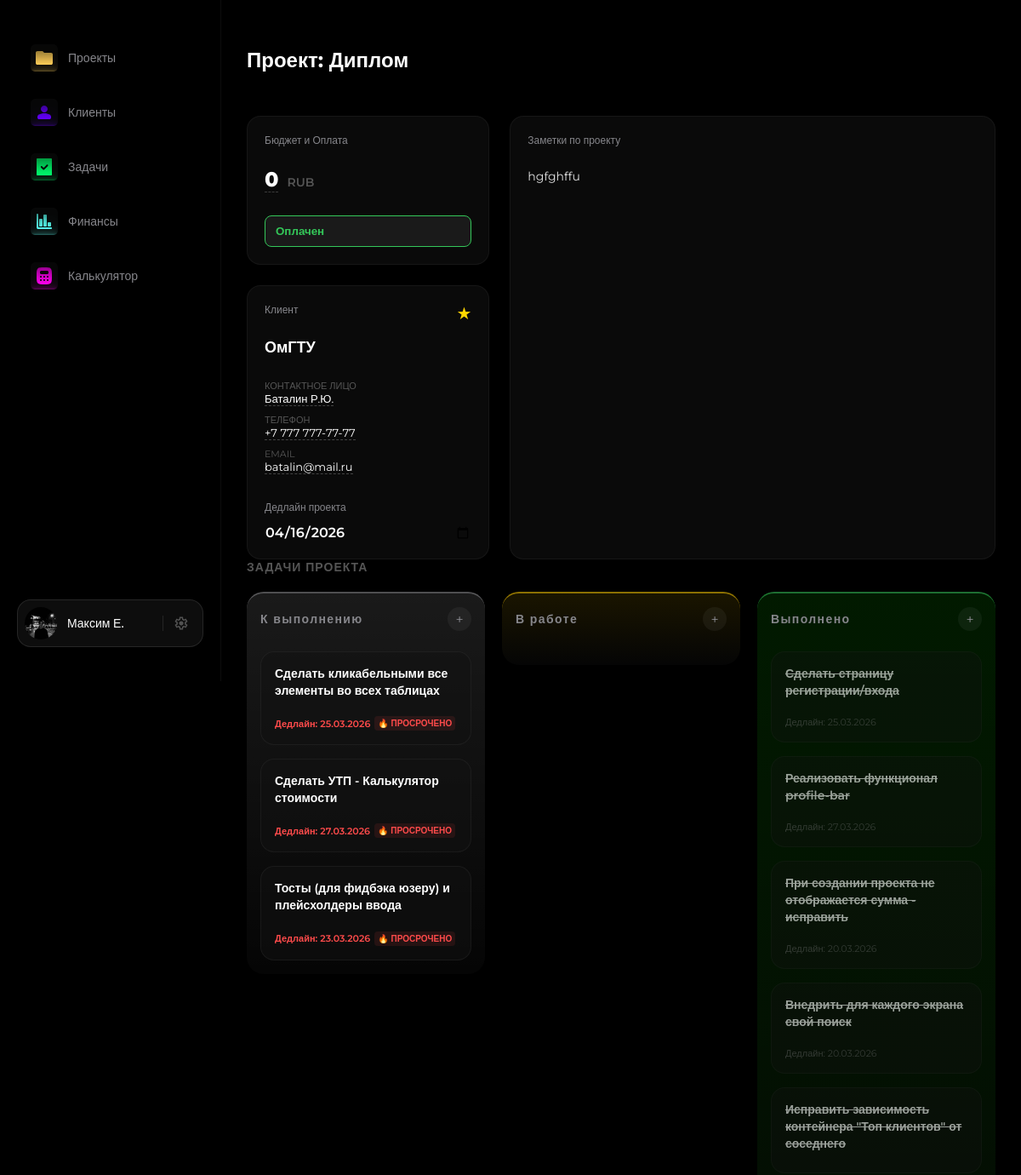
The app's page /projects/44/ (upper part), older data.
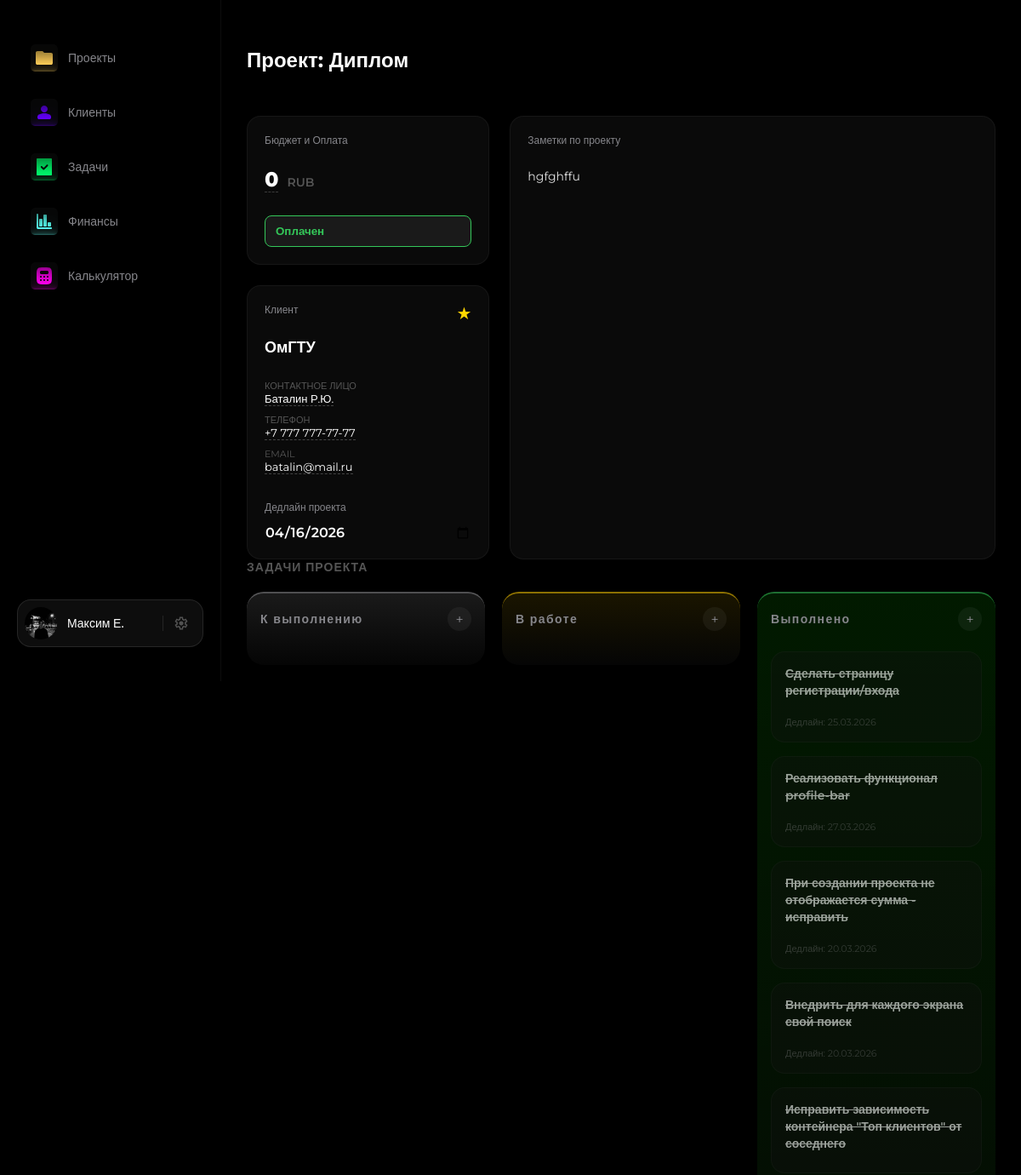
The same page, newer data.
### crm/models.py (models this page shows, shortened)
class Task(models.Model):
    TASK_STATUS_CHOICES = (
        ('todo', 'К выполнению'),
        ('inwork', 'В работе'),
        ('done', 'Выполнено'),
    )
    project = models.ForeignKey(Project, on_delete=models.CASCADE, related_name='tasks', verbose_name="Проект")
    title = models.CharField(max_length=255, verbose_name="Заголовок задачи")
    status = models.CharField(max_length=20, choices=TASK_STATUS_CHOICES, default='todo', verbose_name="Статус задачи")
    due_date = models.DateField(null=True, blank=True, verbose_name="Срок исполнения")
    created_at = models.DateTimeField(auto_now_add=True)
    updated_at = models.DateTimeField(auto_now=True)
    order = models.PositiveIntegerField(default=0, verbose_name="Позиция")
    class Meta:
        verbose_name = "Задача"
        verbose_name_plural = "Задачи"
        ordering = ['order', 'id']

### crm/views.py (the view)
# urls.py: path('projects/<int:project_id>/', views.project_detail, name='project_detail'),
def project_detail(request, project_id):
    project = get_object_or_404(Project, id=project_id)
    tasks = project.tasks.all().order_by('order')
    return render(request, 'project_detail.html', {
        'project': project,
        'today': date.today(),
        'tasks_planned': tasks.filter(status='planned'),
        'tasks_inwork': tasks.filter(status='inwork'),
        'tasks_done': tasks.filter(status='done'),
    })

### templates/project_detail.html (shortened to what the changed rows need)
{% extends 'base.html' %}
{% load static %}
{% block content %}
<link rel="stylesheet" href="{% static 'css/main.css' %}">
    <div class="topbar">
        <h1>Проект: {{ project.title }}</h1>
    </div>
    <h2 style="font-size: 14px; font-weight: 700; color: #555; text-transform: uppercase; letter-spacing: 1px; margin-bottom: 20px;">Задачи проекта</h2>
<div class="kanban-board" data-model="Task" data-update-url="{% url 'update_task_status' %}">
    <div class="kanban-column" data-status="planned">
        <div class="kanban-column-header">
            <h2>К выполнению</h2>
        </div>
        <div class="kanban-cards">
            {% for task in tasks_planned %}
                <div class="project-card" data-id="{{ task.id }}" data-title="{{ task.title }}" data-date="{{ task.due_date|date:'Y-m-d' }}" data-model="Task" data-delete-url="{% url 'delete_task' task.id %}" draggable="true" style="padding: 16px; cursor: grab;">
                    <p class="title" style="font-size: 14px; margin-bottom: 8px;">{{ task.title }}</p>
                    {% if task.due_date %}
                        <div style="font-size: 11px; font-weight: 600; display: flex; align-items: center; gap: 5px; color: {% if task.due_date < today %}#ff4b4b{% else %}#888{% endif %};">
                            <span>Дедлайн: {{ task.due_date|date:"d.m.Y" }}</span>
                            {% if task.due_date < today %}<span style="font-size: 10px; background: rgba(255,75,75,0.1); padding: 2px 4px; border-radius: 4px;">🔥 ПРОСРОЧЕНО</span>{% endif %}
                        </div>
                    {% endif %}
                </div>
            {% endfor %}
        </div>
    </div>
    <div class="kanban-column" data-status="inwork">
        <div class="kanban-column-header">
            <h2>В работе</h2>
        </div>
    </div>
    <div class="kanban-column" data-status="done">
        <div class="kanban-column-header">
            <h2>Выполнено</h2>
        </div>
        <div class="kanban-cards">
            {% for task in tasks_done %}
                <div class="project-card" data-id="{{ task.id }}" data-title="{{ task.title }}" data-date="{{ task.due_date|date:'Y-m-d' }}" data-model="Task" data-delete-url="{% url 'delete_task' task.id %}" draggable="true" style="padding: 16px; cursor: grab; opacity: 0.6;">
                    <p class="title" style="font-size: 14px; margin-bottom: 8px; text-decoration: line-through;">{{ task.title }}</p>
                    {% if task.due_date %}
                        <div style="font-size: 11px; color: #555; display: flex; align-items: center; gap: 5px;">
                            <span>Дедлайн: {{ task.due_date|date:"d.m.Y" }}</span>
                        </div>
                    {% endif %}
                </div>
            {% endfor %}
        </div>
    </div>
</div>
{% endblock %}

Row changes from the older to the newer data that the page shows:
removed Task: title "Сделать кликабельными все элементы во всех таблицах", due_date "25.03.2026", shows "🔥 ПРОСРОЧЕНО", shown under "К выполнению"
removed Task: title "Сделать УТП - Калькулятор стоимости", due_date "27.03.2026", shows "🔥 ПРОСРОЧЕНО", shown under "К выполнению"
removed Task: title "Тосты (для фидбэка юзеру) и плейсхолдеры ввода", due_date "23.03.2026", shows "🔥 ПРОСРОЧЕНО", shown under "К выполнению"
